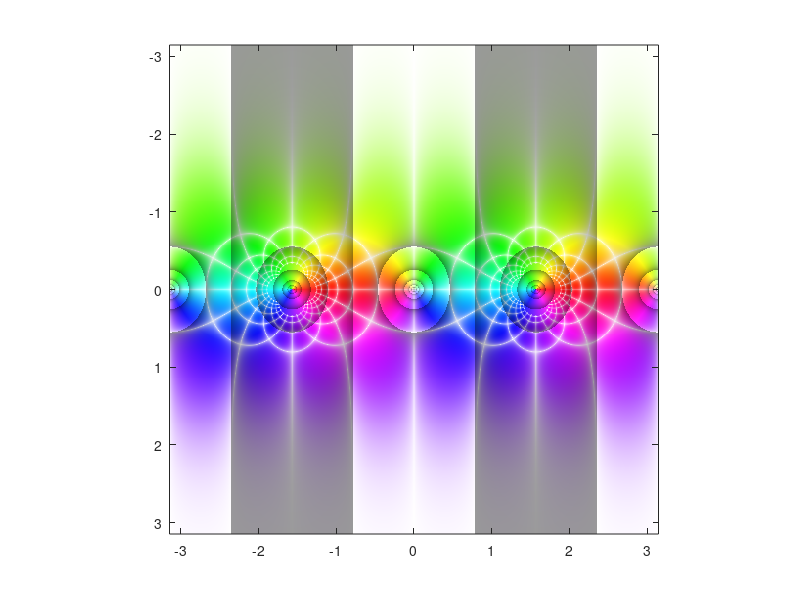

MATLAB code for this plot:
function img=zvisual6(func)
%zvisual6('func')
%visualization of complex function (domain coloring)
%hue is the angle of complex function
%sat is white grid which is the imaginary and complex 
%    value of function
%sat and val are scaled so that their value comes in range
%of 0 to 1 
%
%usage
%
%   zvisual6  
%   calling zvisual6 without any argument draw tan(z)
%
%   zvisual6('sin(z)')
%   plots sin(z) from -pi to pi in x-axis  and -pi to pi in y-axis
%   
%   zvisual6('func')
%   'func' can be any function  
%   example: zvisual6('log(z)')      , zvisual6( 'cot(z)')
%            zvisual6('z.^2 - 1./z') , zvisual6('z.^3-cos(z)')........
%   always use ./ .* .^ operators when passing 'func'
%   any function is drawn from -pi to pi on x-axis  and -pi to pi on y-axis  
%
%   to save image call function as 
%   img=zvisual6('log(z)');
%   imwrite(img,'domaincolor.png','png');
%   
	

if nargin==0
   func='tan(z)'; 
end
    
X  = linspace(-pi,pi,500);
Y  = linspace(-pi,pi,500);
lenx  = length(X);
leny  = length(Y);
Z     = zeros(length(X),length(Y));
colors= zeros(length(X),length(Y),3);
ColorMset = zeros(lenx,leny,3);
colors_uint8   = zeros(lenx,leny,3,'uint8');
for n = 1:lenx        
    Z(n,:)= Y(:)+i*X(n);
end

Z=feval(inline(func),Z);


m12 = log(2);
abs_z= abs(Z);

hue = angle(Z)/(2*pi);
hue = -min(min(hue))+hue;

val = mod(log(abs_z)/m12,1);
val = 1 -(1-val).^3; 
val = 0.6 +val *0.4;

z_real=real(Z);
z_imag=imag(Z);
%loop to limit imaginary and real value of function from -pi to pi
for m=1:length(X)*length(Y)
   if z_real(m)>pi || z_imag(m)>pi
      z_real(m)=pi;      z_imag(m)=pi;
   elseif z_real(m)<-pi || z_imag(m)<-pi
      z_real(m)=-pi;     z_imag(m)=-pi;
   else
      z_real(m)=z_real(m);z_imag(m)=z_imag(m);
   end
end

sat = mod(abs(sin(pi*z_imag).*sin(pi*z_real).*...
              cos(pi*z_imag).*cos(pi*z_real)).^0.5,1);
sat = 1 -(1-sat).^4; 

ColorMset(:,:,1) = hue;
ColorMset(:,:,2) = sat;
ColorMset(:,:,3) = val;

h_wait=waitbar(0,'Please  wait...');
for mm=1:lenx            
    for nn=1:leny        
           a  = ColorMset(mm,nn,1);
           s=ColorMset(mm,nn,2);
           v=ColorMset(mm,nn,3);
           zo = floor(6*a); 
           rough = (zo); 
           f = a*6 - zo;
           p = v*(1-s);
           q = v*(1-s*f);
           t = v*(1-s*(1-f));
 
           switch (rough)    
          case 0 
                r=v; g=t; b=p;
          case 1 
                r=q; g=v; b=p;
          case 2 
                r=p; g=v; b=t;
          case 3 
                r=p; g=q; b=v;
          case 4 
                r=t; g=p; b=v;
          case 5 
                r=v; g=p; b=q;
          end             
                 
        
      co = (256*r); 
      if(co>255)          
         co = 255; 
      end                 
      colors(mm,nn,1) = co;
      co = (256*g); 
      if(co>255)          
          co = 255; 
      end                 
      colors(mm,nn,2) = co;
      co = (256*b); 
      if(co>255)          
         co = 255; 
      end                 
      colors(mm,nn,3) = co;

      end            
    waitbar(mm/lenx,h_wait);
end               
close(h_wait);

colors_uint8=uint8(colors);
image(X,Y,uint8(colors))
axis square
if nargout==1
    img=colors_uint8;
end

%function end
